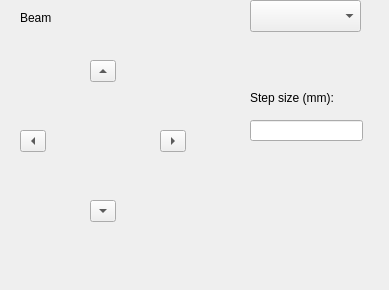
<?xml version="1.0" encoding="UTF-8"?>
<ui version="4.0">
 <class>Form</class>
 <widget class="QWidget" name="Form">
  <property name="geometry">
   <rect>
    <x>0</x>
    <y>0</y>
    <width>389</width>
    <height>290</height>
   </rect>
  </property>
  <property name="windowTitle">
   <string>Form</string>
  </property>
  <widget class="QToolButton" name="bt_moveleft">
   <property name="geometry">
    <rect>
     <x>20</x>
     <y>130</y>
     <width>26</width>
     <height>22</height>
    </rect>
   </property>
   <property name="text">
    <string>...</string>
   </property>
   <property name="arrowType">
    <enum>Qt::LeftArrow</enum>
   </property>
  </widget>
  <widget class="QToolButton" name="bt_moveup">
   <property name="geometry">
    <rect>
     <x>90</x>
     <y>60</y>
     <width>26</width>
     <height>22</height>
    </rect>
   </property>
   <property name="text">
    <string>...</string>
   </property>
   <property name="arrowType">
    <enum>Qt::UpArrow</enum>
   </property>
  </widget>
  <widget class="QToolButton" name="bt_movedown">
   <property name="geometry">
    <rect>
     <x>90</x>
     <y>200</y>
     <width>26</width>
     <height>22</height>
    </rect>
   </property>
   <property name="text">
    <string>...</string>
   </property>
   <property name="arrowType">
    <enum>Qt::DownArrow</enum>
   </property>
  </widget>
  <widget class="QToolButton" name="bt_moveright">
   <property name="geometry">
    <rect>
     <x>160</x>
     <y>130</y>
     <width>26</width>
     <height>22</height>
    </rect>
   </property>
   <property name="text">
    <string>...</string>
   </property>
   <property name="arrowType">
    <enum>Qt::RightArrow</enum>
   </property>
  </widget>
  <widget class="QComboBox" name="cb_plane">
   <property name="geometry">
    <rect>
     <x>250</x>
     <y>0</y>
     <width>111</width>
     <height>32</height>
    </rect>
   </property>
  </widget>
  <widget class="QLineEdit" name="le_stepsize">
   <property name="geometry">
    <rect>
     <x>250</x>
     <y>120</y>
     <width>113</width>
     <height>21</height>
    </rect>
   </property>
   <property name="text">
    <string/>
   </property>
  </widget>
  <widget class="QLabel" name="lbl_stepsize">
   <property name="geometry">
    <rect>
     <x>250</x>
     <y>90</y>
     <width>101</width>
     <height>16</height>
    </rect>
   </property>
   <property name="text">
    <string>Step size (mm):</string>
   </property>
  </widget>
  <widget class="QLabel" name="label_beam">
   <property name="geometry">
    <rect>
     <x>20</x>
     <y>10</y>
     <width>60</width>
     <height>16</height>
    </rect>
   </property>
   <property name="text">
    <string>Beam</string>
   </property>
  </widget>
 </widget>
 <resources/>
 <connections/>
</ui>
